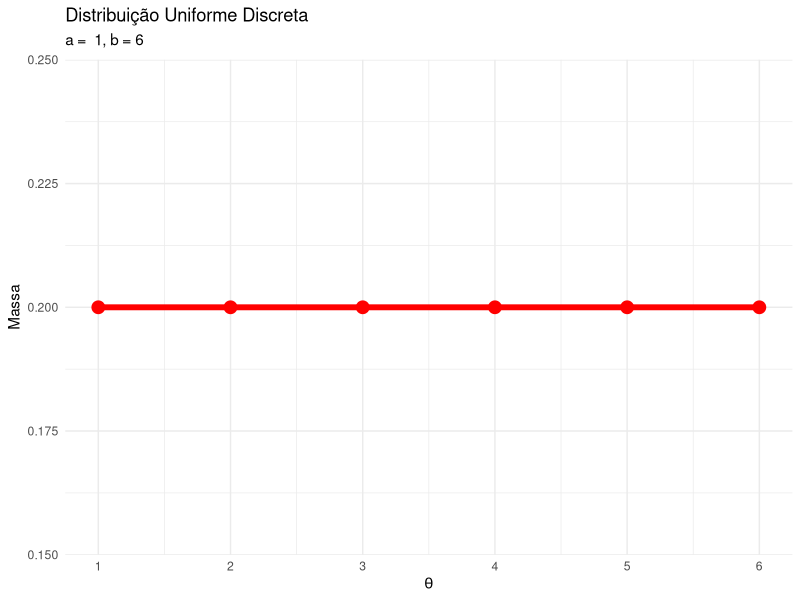
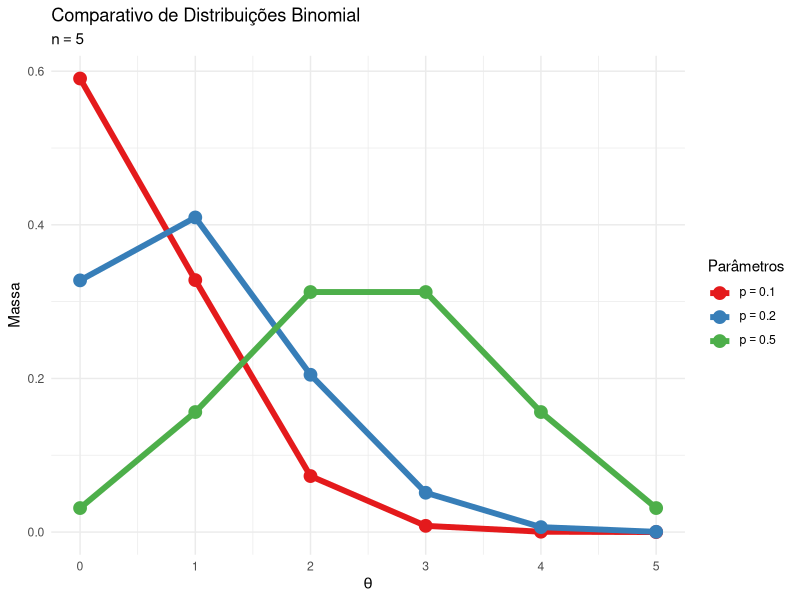
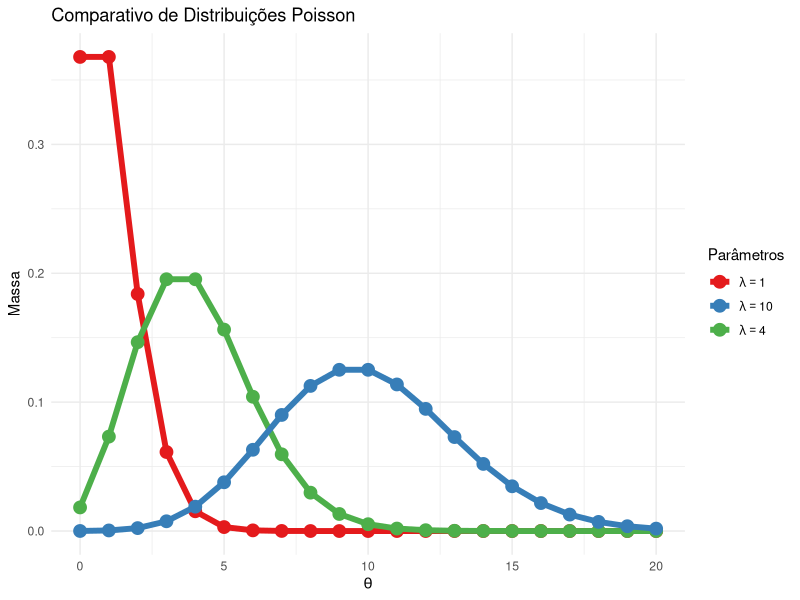
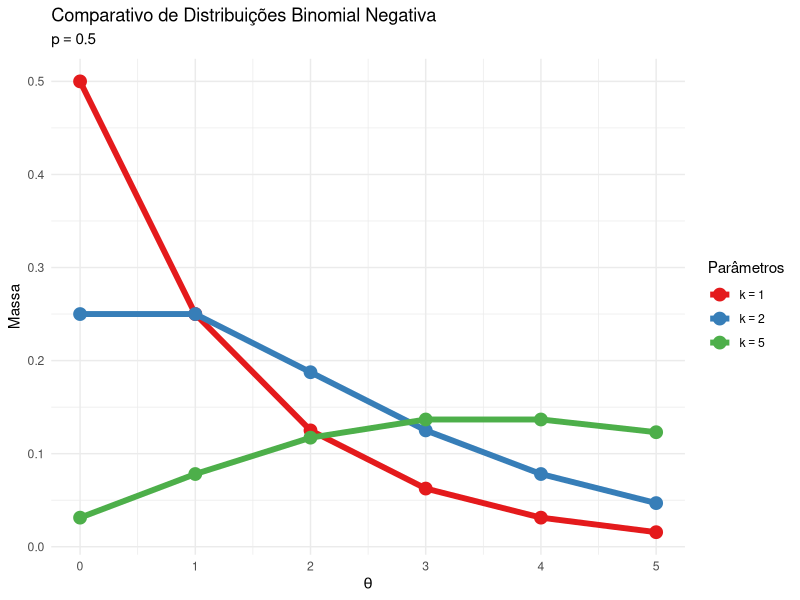
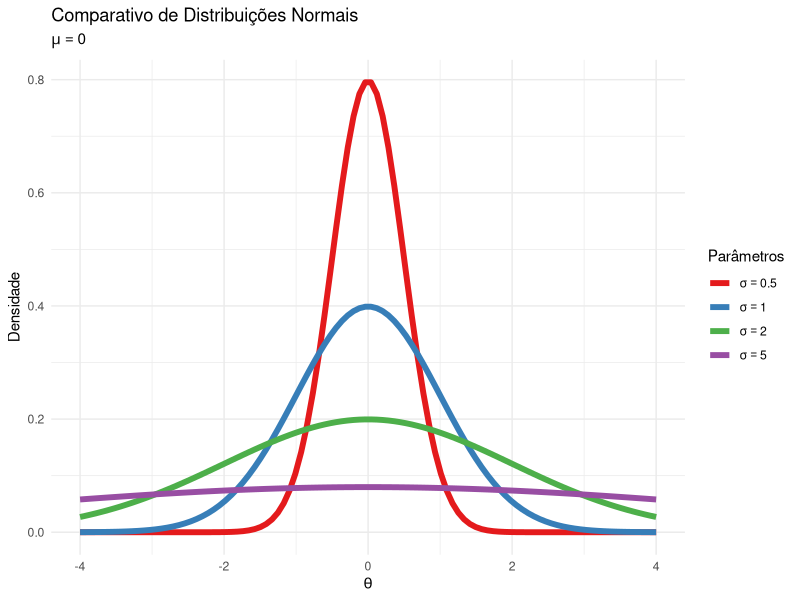
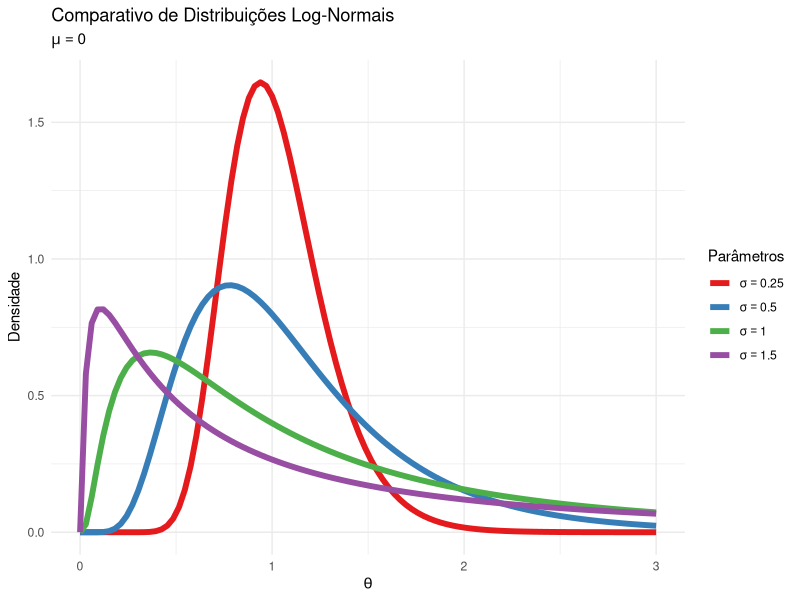
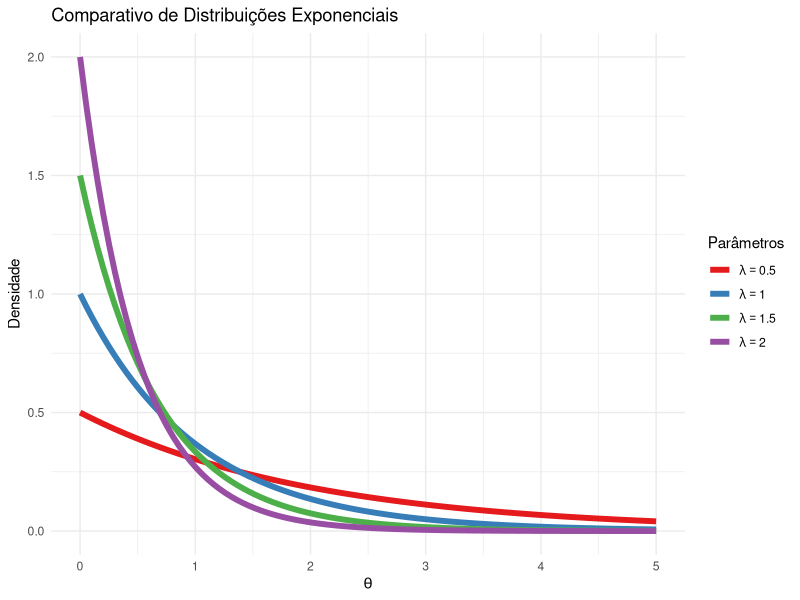
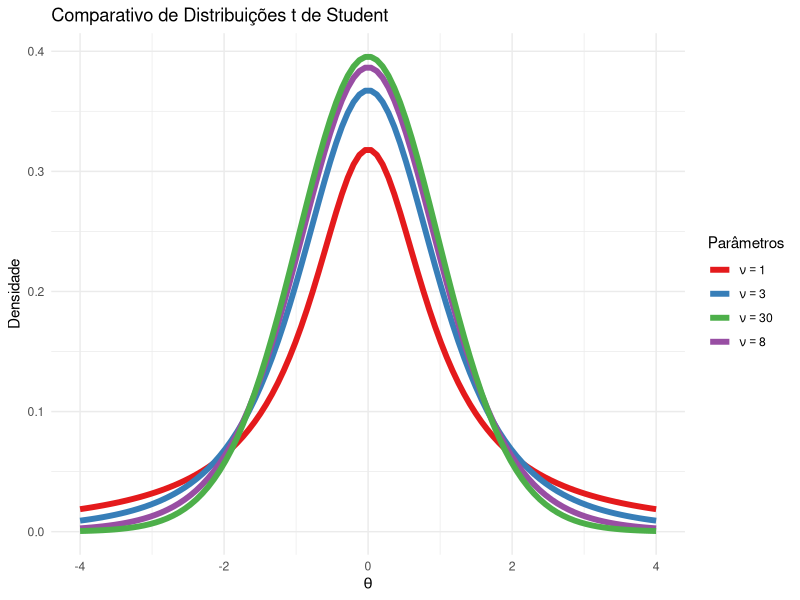

Write R code to recreate these figures, in order.
## ---- chunk 1
knitr::opts_chunk$set(echo = TRUE)
library(ggplot2)
library(tibble)
theme_set(theme_minimal())
## ---- chunk 2
ggplot(data = tibble(
  x = seq(1, 6),
  y = dunif(x, min = 1, max = 6)),
  aes(x, y)) +
  geom_line(size = 2, col = "red") +
  geom_point(size = 4, col = "red") +
  labs(
    title = "Distribuição Uniforme Discreta",
    subtitle = expression("a =  1, b = 6"),
    x = expression(theta),
    y = "Massa",
    color = "Parâmetros"
  ) +
  scale_x_continuous(breaks = c(1:6))
## ---- chunk 3
ggplot(data = tibble(x = seq(0, 5))) +
  labs(
    title = "Comparativo de Distribuições Binomial",
    subtitle = expression(n == 5),
    x = expression(theta),
    y = "Massa",
    color = "Parâmetros"
  ) +
  geom_line(aes(x, y = dbinom(x, size = 5, prob = 0.1), color = "p ==  0.1"), size = 2) +
  geom_point(aes(x, y = dbinom(x, size = 5, prob = 0.1), color = "p ==  0.1"), size = 4) +
  geom_line(aes(x, y = dbinom(x, size = 5, prob = 0.2), color = "p ==  0.2"), size = 2) +
  geom_point(aes(x, y = dbinom(x, size = 5, prob = 0.2), color = "p ==  0.2"), size = 4) +
  geom_line(aes(x, y = dbinom(x, size = 5, prob = 0.5), color = "p ==  0.5"), size = 2) +
  geom_point(aes(x, y = dbinom(x, size = 5, prob = 0.5), color = "p ==  0.5"), size = 4) +
  scale_color_brewer(palette = "Set1",
    labels = scales::label_parse())
## ---- chunk 4
ggplot(data = tibble(x = seq(0, 20))) +
  labs(
    title = "Comparativo de Distribuições Poisson",
    x = expression(theta),
    y = "Massa",
    color = "Parâmetros"
  ) +
  geom_line(aes(x, y = dpois(x, lambda = 1), color = "lambda ==  1"), size = 2) +
  geom_point(aes(x, y = dpois(x, lambda = 1), color = "lambda ==  1"), size = 4) +
  geom_line(aes(x, y = dpois(x, lambda = 4), color = "lambda ==  4"), size = 2) +
  geom_point(aes(x, y = dpois(x, lambda = 4), color = "lambda ==  4"), size = 4) +
  geom_line(aes(x, y = dpois(x, lambda = 10), color = "lambda ==  10"), size = 2) +
  geom_point(aes(x, y = dpois(x, lambda = 10), color = "lambda ==  10"), size = 4) +
  scale_color_brewer(palette = "Set1",
    labels = scales::label_parse())
## ---- chunk 5
ggplot(data = tibble(x = seq(0, 5))) +
  labs(
    title = "Comparativo de Distribuições Binomial Negativa",
    subtitle = expression(p == 0.5),
    x = expression(theta),
    y = "Massa",
    color = "Parâmetros"
  ) +
  geom_line(aes(x, y = dnbinom(x, size = 1, prob = 0.5), color = "k ==  1"), size = 2) +
  geom_point(aes(x, y = dnbinom(x, size = 1, prob = 0.5), color = "k ==  1"), size = 4) +
  geom_line(aes(x, y = dnbinom(x, size = 2, prob = 0.5), color = "k ==  2"), size = 2) +
  geom_point(aes(x, y = dnbinom(x, size = 2, prob = 0.5), color = "k ==  2"), size = 4) +
  geom_line(aes(x, y = dnbinom(x, size = 5, prob = 0.5), color = "k ==  5"), size = 2) +
  geom_point(aes(x, y = dnbinom(x, size = 5, prob = 0.5), color = "k ==  5"), size = 4) +
  scale_color_brewer(palette = "Set1",
    labels = scales::label_parse())
## ---- chunk 6
ggplot(data = tibble(x = seq(-4, 4, length = 100))) +
  labs(
    title = "Comparativo de Distribuições Normais",
    subtitle = expression(mu == 0),
    x = expression(theta),
    y = "Densidade",
    color = "Parâmetros"
  ) +
  geom_line(aes(x, y = dnorm(x, mean = 0, sd = 0.5), color = "sigma ==  0.5"), size = 2) +
  geom_line(aes(x, y = dnorm(x, mean = 0, sd = 1), color = "sigma ==  1.0"), size = 2) +
  geom_line(aes(x, y = dnorm(x, mean = 0, sd = 2), color = "sigma ==  2.0"), size = 2) +
  geom_line(aes(x, y = dnorm(x, mean = 0, sd = 5), color = "sigma ==  5.0"), size = 2) +
  scale_color_brewer(palette = "Set1",
    labels = scales::label_parse())
## ---- chunk 7
ggplot(data = tibble(x = seq(0, 3, length = 100))) +
  labs(
    title = "Comparativo de Distribuições Log-Normais",
    subtitle = expression(mu == 0),
    x = expression(theta),
    y = "Densidade",
    color = "Parâmetros"
  ) +
  geom_line(aes(x, y = dlnorm(x, mean = 0, sd = 0.25), color = "sigma ==  0.25"), size = 2) +
  geom_line(aes(x, y = dlnorm(x, mean = 0, sd = 0.5), color = "sigma ==  0.5"), size = 2) +
  geom_line(aes(x, y = dlnorm(x, mean = 0, sd = 1.0), color = "sigma ==  1.0"), size = 2) +
  geom_line(aes(x, y = dlnorm(x, mean = 0, sd = 1.5), color = "sigma ==  1.5"), size = 2) +
  scale_color_brewer(palette = "Set1",
    labels = scales::label_parse())
## ---- chunk 8
ggplot(data = tibble(x = seq(0, 5, length = 100))) +
  labs(
    title = "Comparativo de Distribuições Exponenciais",
    x = expression(theta),
    y = "Densidade",
    color = "Parâmetros"
  ) +
  geom_line(aes(x, y = dexp(x, rate = 0.5), color = "lambda ==  0.5"), size = 2) +
  geom_line(aes(x, y = dexp(x, rate = 1), color = "lambda ==  1"), size = 2) +
  geom_line(aes(x, y = dexp(x, rate = 1.5), color = "lambda ==  1.5"), size = 2) +
  geom_line(aes(x, y = dexp(x, rate = 2), color = "lambda ==  2"), size = 2) +
  scale_color_brewer(palette = "Set1",
    labels = scales::label_parse())
## ---- chunk 9
ggplot(data = tibble(x = seq(-4, 4, length = 100))) +
  labs(
    title = "Comparativo de Distribuições t de Student",
    x = expression(theta),
    y = "Densidade",
    color = "Parâmetros"
  ) +
  geom_line(aes(x, y = dt(x, df = 1), color = "nu ==  1"), size = 2) +
  geom_line(aes(x, y = dt(x, df = 3), color = "nu ==  3"), size = 2) +
  geom_line(aes(x, y = dt(x, df = 8), color = "nu ==  8"), size = 2) +
  geom_line(aes(x, y = dt(x, df = 30), color = "nu ==  30"), size = 2) +
  scale_color_brewer(palette = "Set1",
    labels = scales::label_parse())
## ---- chunk 10
ggplot(data = tibble(x = seq(0, 1, length = 100))) +
  labs(
    title = "Comparativo de Distribuições Beta",
    x = expression(theta),
    y = "Densidade",
    color = "Parâmetros"
  ) +
  geom_line(aes(x, y = dbeta(x, shape1 = 1, shape2 = 1), color = "list(alpha, beta) ==  1"), size = 2) +
  geom_line(aes(x, y = dbeta(x, shape1 = 3, shape2 = 2), color = "list(alpha ==  3, beta ==  2)"), size = 2) +
  geom_line(aes(x, y = dbeta(x, shape1 = 2, shape2 = 3), color = "list(alpha ==  2, beta ==  3)"), size = 2) +
  scale_color_brewer(palette = "Set1",
    labels = scales::label_parse())
## ---- chunk 11
sessionInfo()
